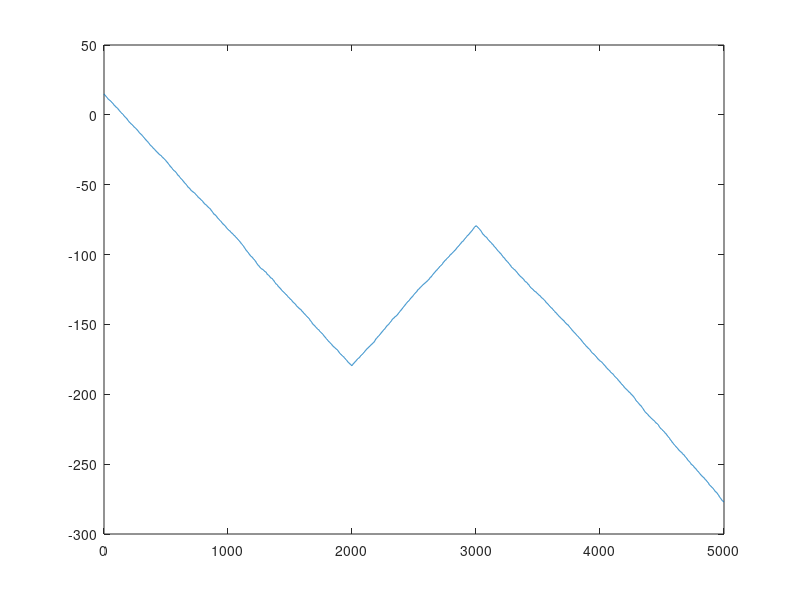

Write MATLAB code to recreate this figure.
min=999999999999999;
Vmax=15;
Vmin=2;
L1=2000;
L2=3000;
L3=5000;
alph=7318;
beta=1401300;
dl=1;
for m=1:100
    v=[];
    v1=[];
    v2=[];
    v(1)=Vmax;
    for i=1:L1-1
%         mm=v(i)-0.07*v(i)*v(i)-0.11*v(i)+0.194;
%         if (mm<Vmin)
%             vend=Vmin;
%         else
%             vend=mm;
%         end
        v(i+1)=-rand()*0.2+v(i);
    end
    v1(1)=v(L1);
    for i=1:L2-L1-1
%         mm=v(i)+0.07*v(i)*v(i)+0.11*v(i)-0.194;
%         if (mm>Vmax)
%             vend=Vmax;
%         else
%             vend=mm;
%         end
        v1(i+1)=rand()*0.2+v1(i);
    end
    v2(1)=v1(L2-L1);
    for i=1:L3-L2-1
%         mm=v(i)-0.07*v(i)*v(i)-0.11*v(i)+0.194;
% %         if (mm<0)
% %             vend=0;
% %         else
% %             vend=mm;
% %         end
     v2(i+1)=-rand()*0.2+v2(i);
    end
    
    v=[v,v1,v2];
    k=7381*v.*v.*dl+1401300.*dl.*v;
    
    if sum(k)<min
        min=sum(k);
        vv=v;
    end
    
end
x=0:L3-1;
plot(x,vv);
